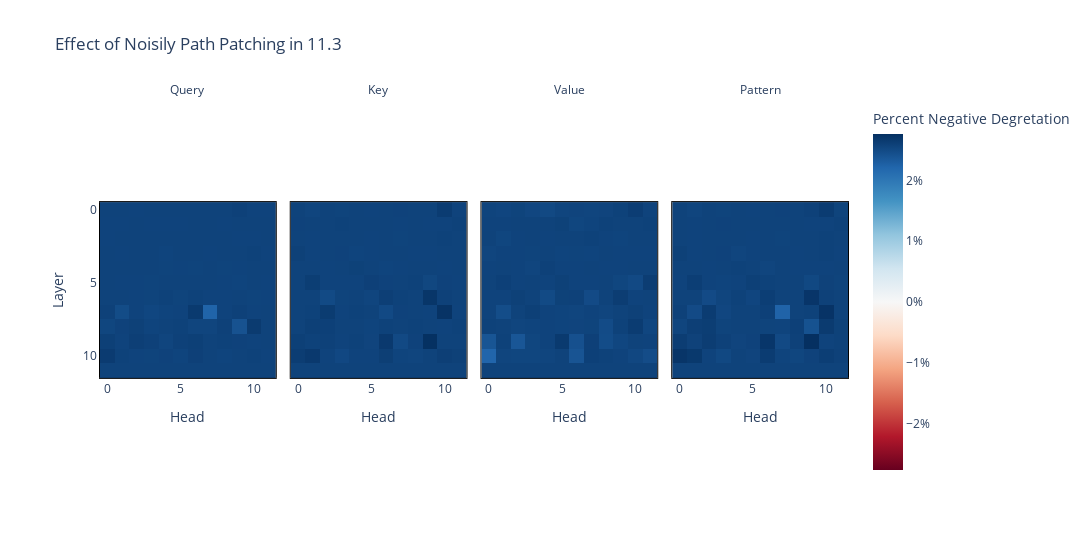

This figure's notebook cell:
### Code cell
layer = 11
head = 3
imshow(
  torch.stack(path_patch_to_head(layer,head)) * 100,
  facet_col = 0,
  facet_labels = ["Query", "Key", "Value", "Pattern"],
  title=f"Effect of Noisily Path Patching in {layer}.{head}",
  labels={"x": "Head", "y": "Layer", "color": "Percent Negative Degretation"},
  coloraxis=dict(colorbar_ticksuffix = "%"),
  border=True,
  width=1500,
  margin={"r": 100, "l": 100},
)

### Figure 1 — Plotly figure (JSON) as saved in the notebook; plotly's stock layout.template omitted (floating-point values rounded to 4 significant figures; data arrays with more than 128 entries replaced by an {"elided": "..."} marker saying what was removed)
{"data": [{"coloraxis": "coloraxis", "hovertemplate": "Head: %{x}<br>Layer: %{y}<br>Percent Negative Degretation: %{z}<extra></extra>", "name": "0", "type": "heatmap", "xaxis": "x", "yaxis": "y", "z": {"elided": "12x12 float values"}}, {"coloraxis": "coloraxis", "hovertemplate": "Head: %{x}<br>Layer: %{y}<br>Percent Negative Degretation: %{z}<extra></extra>", "name": "1", "type": "heatmap", "xaxis": "x2", "yaxis": "y2", "z": {"elided": "12x12 float values"}}, {"coloraxis": "coloraxis", "hovertemplate": "Head: %{x}<br>Layer: %{y}<br>Percent Negative Degretation: %{z}<extra></extra>", "name": "2", "type": "heatmap", "xaxis": "x3", "yaxis": "y3", "z": {"elided": "12x12 float values"}}, {"coloraxis": "coloraxis", "hovertemplate": "Head: %{x}<br>Layer: %{y}<br>Percent Negative Degretation: %{z}<extra></extra>", "name": "3", "type": "heatmap", "xaxis": "x4", "yaxis": "y4", "z": {"elided": "12x12 float values"}}], "layout": {"annotations": [{"font": {}, "showarrow": false, "text": "Query", "x": 0.1175, "xanchor": "center", "xref": "paper", "y": 1, "yanchor": "bottom", "yref": "paper"}, {"font": {}, "showarrow": false, "text": "Key", "x": 0.3725, "xanchor": "center", "xref": "paper", "y": 1, "yanchor": "bottom", "yref": "paper"}, {"font": {}, "showarrow": false, "text": "Value", "x": 0.6275, "xanchor": "center", "xref": "paper", "y": 1, "yanchor": "bottom", "yref": "paper"}, {"font": {}, "showarrow": false, "text": "Pattern", "x": 0.8825, "xanchor": "center", "xref": "paper", "y": 1, "yanchor": "bottom", "yref": "paper"}], "coloraxis": {"cmid": 0, "colorbar": {"ticksuffix": "%", "title": {"text": "Percent Negative Degretation"}}, "colorscale": [[0, "rgb(103,0,31)"], [0.1, "rgb(178,24,43)"], [0.2, "rgb(214,96,77)"], [0.3, "rgb(244,165,130)"], [0.4, "rgb(253,219,199)"], [0.5, "rgb(247,247,247)"], [0.6, "rgb(209,229,240)"], [0.7, "rgb(146,197,222)"], [0.8, "rgb(67,147,195)"], [0.9, "rgb(33,102,172)"], [1, "rgb(5,48,97)"]]}, "margin": {"l": 100, "r": 100}, "title": {"text": "Effect of Noisily Path Patching in 11.3"}, "width": 1500, "xaxis": {"anchor": "y", "constrain": "domain", "domain": [0, 0.235], "linecolor": "black", "linewidth": 1, "mirror": true, "scaleanchor": "y", "showline": true, "title": {"text": "Head"}}, "xaxis2": {"anchor": "y2", "domain": [0.255, 0.49], "linecolor": "black", "linewidth": 1, "matches": "x", "mirror": true, "showline": true, "title": {"text": "Head"}}, "xaxis3": {"anchor": "y3", "domain": [0.51, 0.745], "linecolor": "black", "linewidth": 1, "matches": "x", "mirror": true, "showline": true, "title": {"text": "Head"}}, "xaxis4": {"anchor": "y4", "domain": [0.765, 1.0], "linecolor": "black", "linewidth": 1, "matches": "x", "mirror": true, "showline": true, "title": {"text": "Head"}}, "yaxis": {"anchor": "x", "autorange": "reversed", "constrain": "domain", "domain": [0, 1], "linecolor": "black", "linewidth": 1, "mirror": true, "showline": true, "title": {"text": "Layer"}}, "yaxis2": {"anchor": "x2", "domain": [0, 1], "linecolor": "black", "linewidth": 1, "matches": "y", "mirror": true, "showline": true, "showticklabels": false}, "yaxis3": {"anchor": "x3", "domain": [0, 1], "linecolor": "black", "linewidth": 1, "matches": "y", "mirror": true, "showline": true, "showticklabels": false}, "yaxis4": {"anchor": "x4", "domain": [0, 1], "linecolor": "black", "linewidth": 1, "matches": "y", "mirror": true, "showline": true, "showticklabels": false}}}
